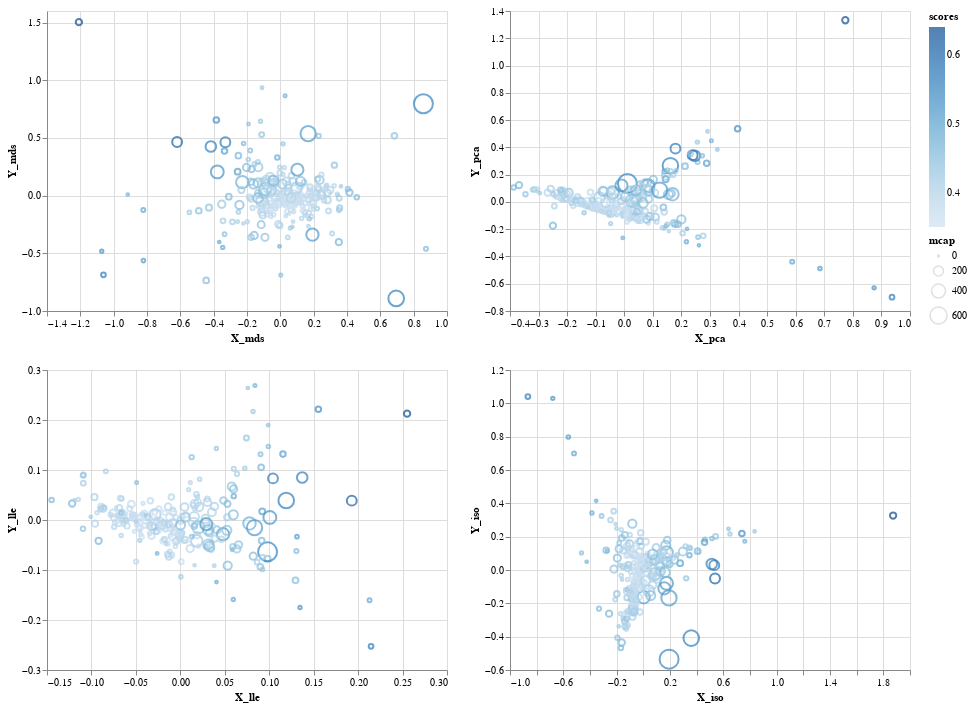

The cell this chart's notebook holds for it:
### Code cell
interval = alt.selection_interval(encodings=['x', 'y'])

chart = alt.Chart(df_altair_scored).mark_point().encode(
    color=alt.condition(interval, 'scores', alt.value('lightgray')),
    tooltip=['ticker'],
    size='mcap',
).properties(selection=interval)

(chart.encode(x='X_mds', y='Y_mds') | chart.encode(x='X_pca', y='Y_pca')) &\
(chart.encode(x='X_lle', y='Y_lle') | chart.encode(x='X_iso', y='Y_iso'))

### Figure 1 — Vega-Lite specification as saved in the notebook (floating-point values rounded to 4 significant figures; data arrays with more than 128 entries replaced by an {"elided": "..."} marker saying what was removed)
{"$schema": "https://vega.github.io/schema/vega-lite/v3.4.0.json", "config": {"mark": {"tooltip": null}, "view": {"height": 300, "width": 400}}, "data": {"name": "data-c96ddedcc4ab53741367ac8d8077bc42"}, "datasets": {"data-c96ddedcc4ab53741367ac8d8077bc42": {"elided": "246 records"}}, "vconcat": [{"hconcat": [{"encoding": {"color": {"condition": {"field": "scores", "selection": "selector004", "type": "quantitative"}, "value": "lightgray"}, "size": {"field": "mcap", "type": "quantitative"}, "tooltip": [{"field": "ticker", "type": "nominal"}], "x": {"field": "X_mds", "type": "quantitative"}, "y": {"field": "Y_mds", "type": "quantitative"}}, "mark": "point", "selection": {"selector004": {"encodings": ["x", "y"], "type": "interval"}}}, {"encoding": {"color": {"condition": {"field": "scores", "selection": "selector004", "type": "quantitative"}, "value": "lightgray"}, "size": {"field": "mcap", "type": "quantitative"}, "tooltip": [{"field": "ticker", "type": "nominal"}], "x": {"field": "X_pca", "type": "quantitative"}, "y": {"field": "Y_pca", "type": "quantitative"}}, "mark": "point", "selection": {"selector004": {"encodings": ["x", "y"], "type": "interval"}}}]}, {"hconcat": [{"encoding": {"color": {"condition": {"field": "scores", "selection": "selector004", "type": "quantitative"}, "value": "lightgray"}, "size": {"field": "mcap", "type": "quantitative"}, "tooltip": [{"field": "ticker", "type": "nominal"}], "x": {"field": "X_lle", "type": "quantitative"}, "y": {"field": "Y_lle", "type": "quantitative"}}, "mark": "point", "selection": {"selector004": {"encodings": ["x", "y"], "type": "interval"}}}, {"encoding": {"color": {"condition": {"field": "scores", "selection": "selector004", "type": "quantitative"}, "value": "lightgray"}, "size": {"field": "mcap", "type": "quantitative"}, "tooltip": [{"field": "ticker", "type": "nominal"}], "x": {"field": "X_iso", "type": "quantitative"}, "y": {"field": "Y_iso", "type": "quantitative"}}, "mark": "point", "selection": {"selector004": {"encodings": ["x", "y"], "type": "interval"}}}]}]}
